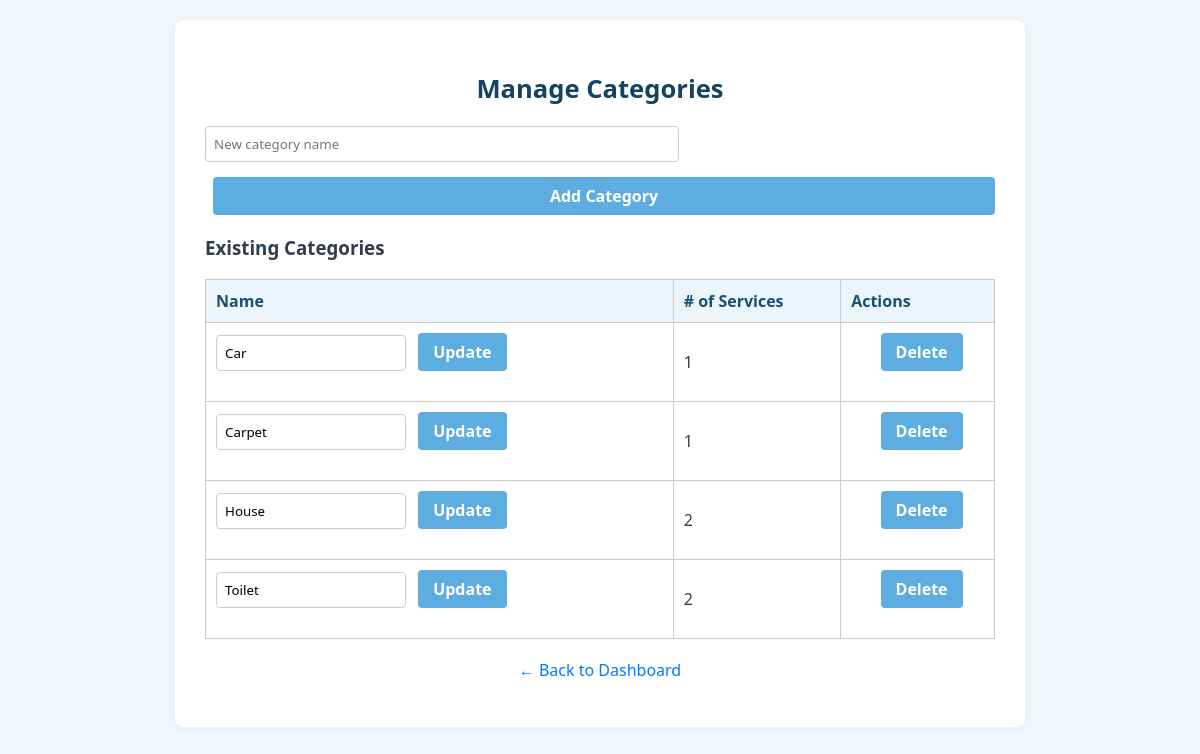
/boundary/manage_categories.php (signed in), run on an earlier commit of the app's database.
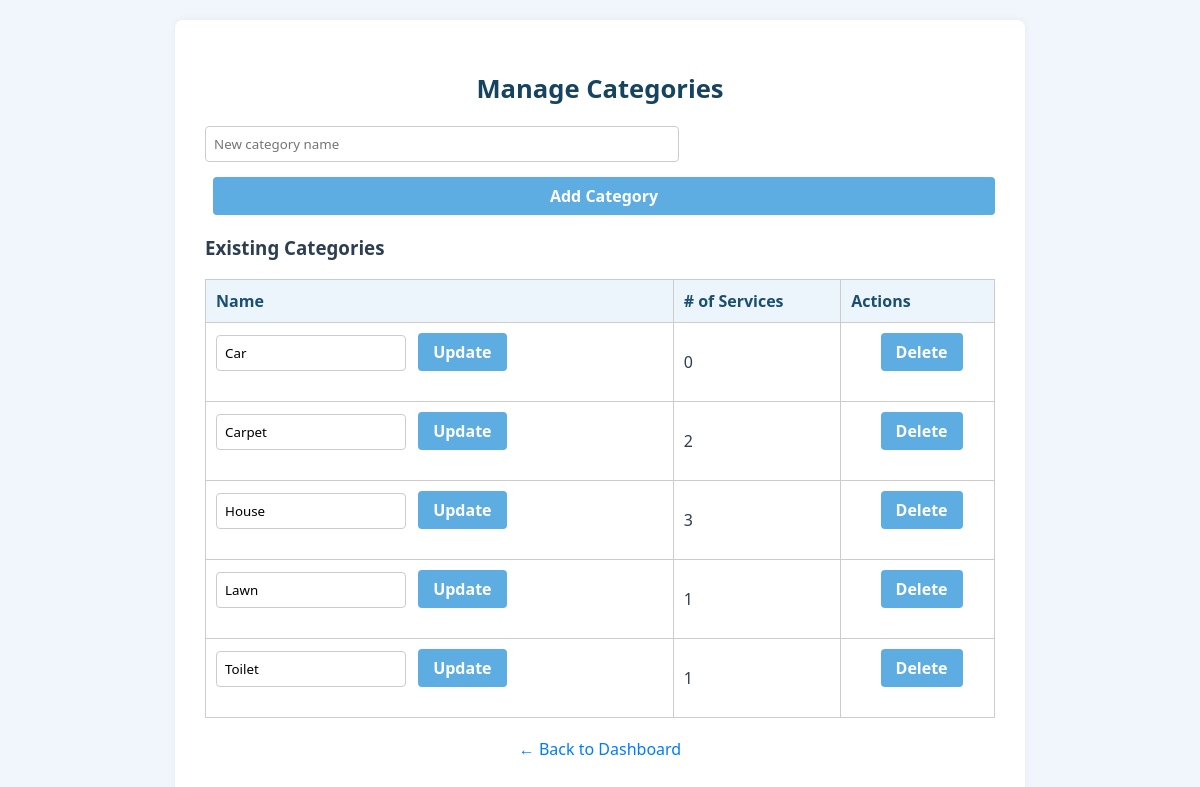
And on a later commit of the database.
### tables this page shows
CREATE TABLE IF NOT EXISTS `categories` (
  `id` int NOT NULL AUTO_INCREMENT,
  `name` varchar(50) NOT NULL,
  PRIMARY KEY (`id`),
  UNIQUE KEY `name` (`name`)
);

### entity/Category.php (called while the page is built, shortened)
<?php
class Category {
	public static function getAllWithServiceCount($pdo) {
        $stmt = $pdo->query("
            SELECT c.*,
            (SELECT COUNT(*) FROM services s WHERE s.category_id = c.id) AS service_count
            FROM categories c ORDER BY c.name ASC
        ");
        return $stmt->fetchAll();
    }
}

### control/PlatformController.php (called while the page is built, shortened)
<?php
require_once '../entity/Category.php';
require_once '../entity/Report.php';
class PlatformController {
    public static function getAllCategoriesWithServiceCount() {
        global $pdo;
        return Category::getAllWithServiceCount($pdo);
    }
}

### boundary/manage_categories.php (the view, shortened to what this page needs)
<?php
require_once '../config/db.php';
require_once '../control/PlatformController.php';
$categories = PlatformController::getAllCategoriesWithServiceCount();
?>
<!DOCTYPE html>
<html>
<head>
    <link rel="stylesheet" href="../css/base.css">
    <link rel="stylesheet" href="../css/manage_categories.css">
</head>
<body>
<div class="container">
    <h2>Manage Categories</h2>
    <form method="post">
        <input type="text" name="category_name" placeholder="New category name" required>
        <button type="submit">Add Category</button>
    </form>
    <h3>Existing Categories</h3>
    <table border="1" cellpadding="8" cellspacing="0">
        <tr>
            <th>Name</th>
            <th># of Services</th>
            <th>Actions</th>
        </tr>
        <?php foreach ($categories as $c): ?>
            <tr>
                <td>
                    <form method="post" style="display:inline-block;">
                        <input type="text" name="new_category_name" value="<?= htmlspecialchars($c['name']) ?>" required>
                        <button type="submit">Update</button>
                    </form>
                </td>
                <td><?= $c['service_count'] ?></td>
                <td>
                    <form method="post" onsubmit="return confirm('Delete this category? This cannot be undone.');" style="display:inline-block;">
                        <button type="submit">Delete</button>
                    </form>
                </td>
            </tr>
        <?php endforeach; ?>
    </table>
    <p><a href="dashboard_platform.php">← Back to Dashboard</a></p>
</div>
</body>
</html>

What changed in the data, as far as the page shows it:
computed for categories "Car": service_count "1" → "0"
computed for categories "Carpet": service_count "1" → "2"
computed for categories "House": service_count "2" → "3"
added categories: new_category_name "Lawn", service_count "1"
computed for categories "Toilet": service_count "2" → "1"
